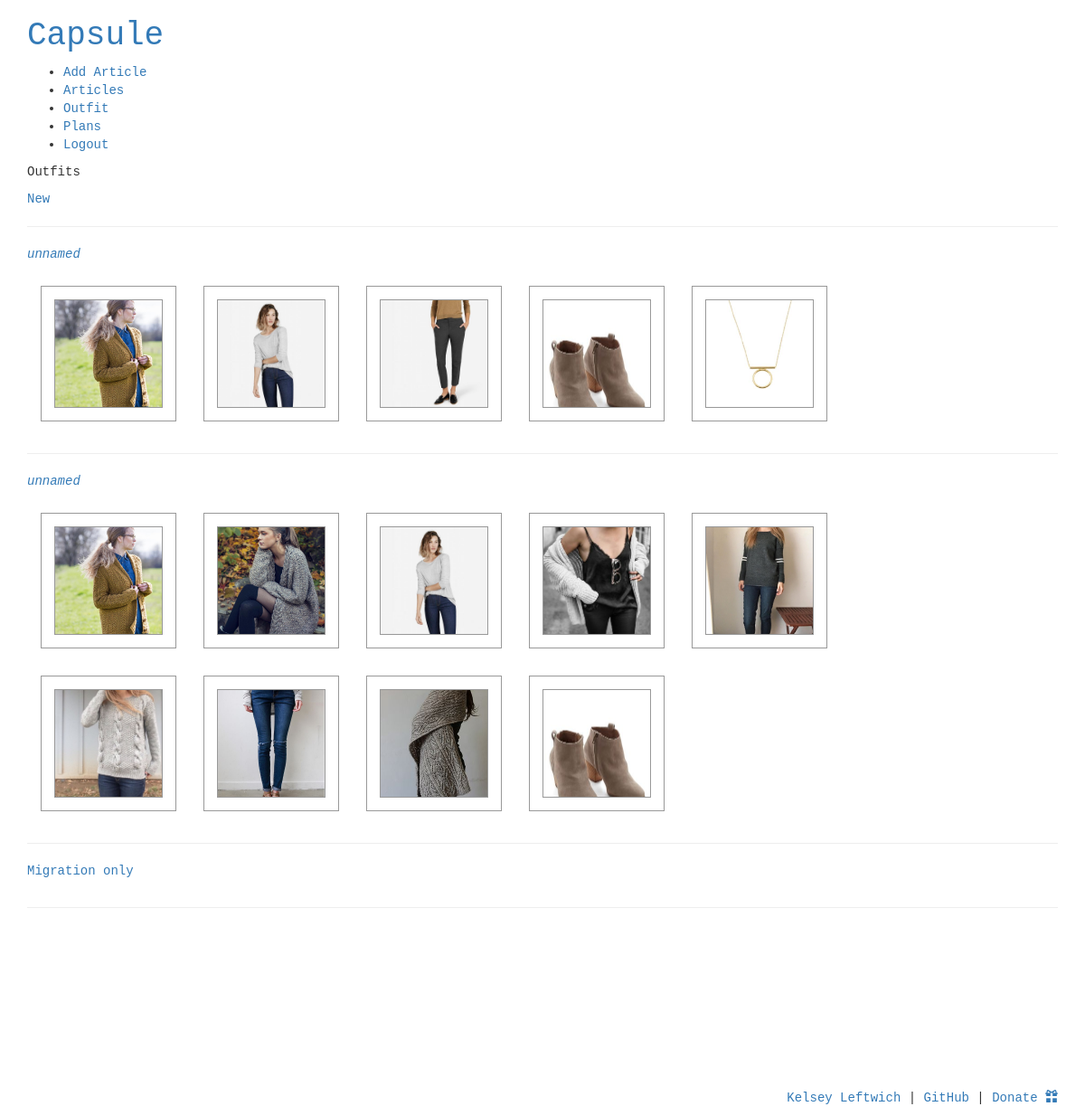
Page /outfits/ (signed in) on the earlier database version.
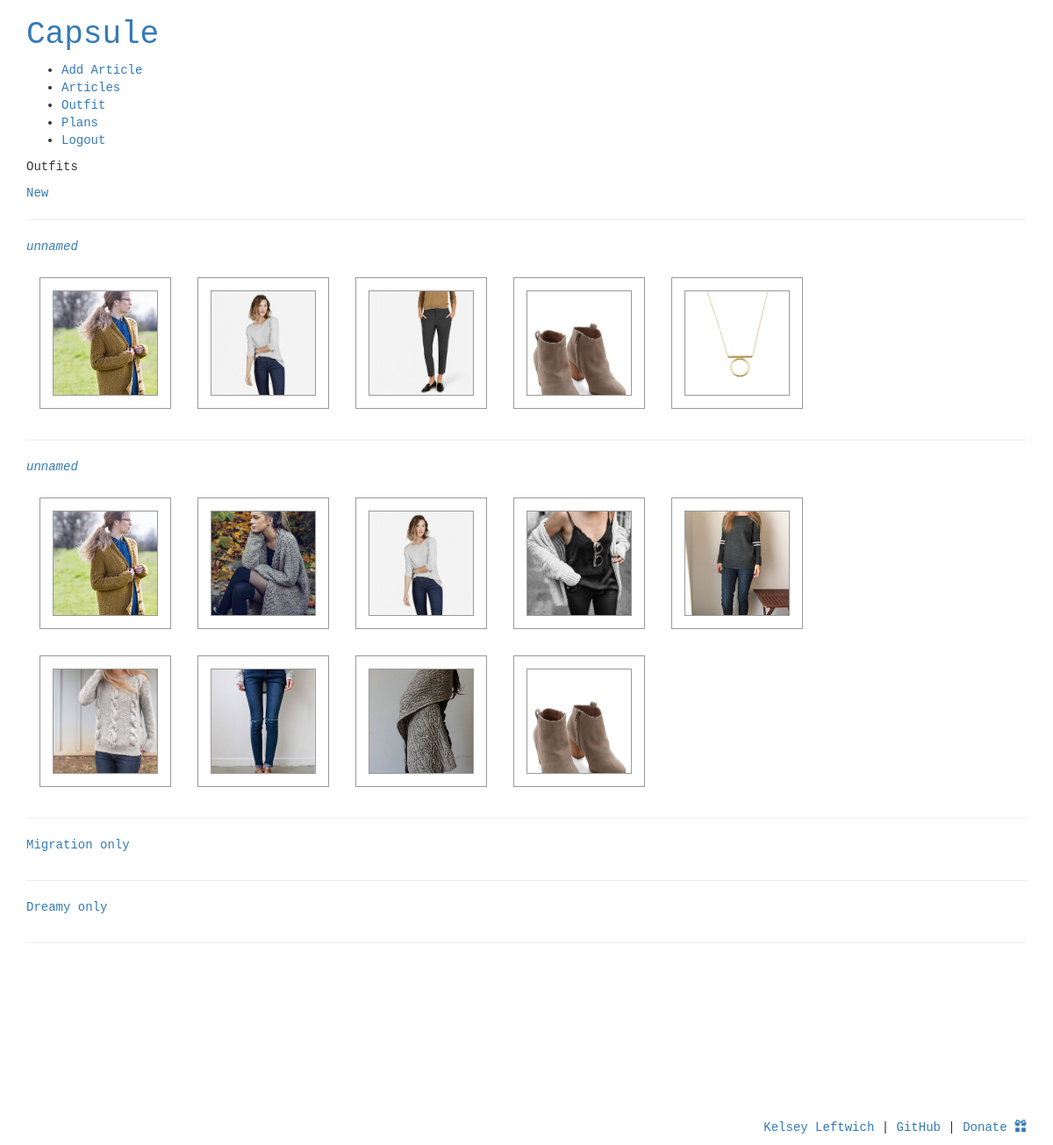
Same page on the later database version.
### grid/models.py (models this page shows, shortened)
class Outfit(models.Model):
	name=models.CharField(max_length=255, null=True, blank=True)
	user = models.ForeignKey(User, on_delete=models.CASCADE, null=False)
	articles =  models.ManyToManyField(Article)

class Article(models.Model):
	ARTICLE_TYPES = (
		('T', 'Top'),
		('B', 'Bottom'),
		('D', 'Dress'),
		('A', 'Details'),
		('O', 'Outer'),
		('S', 'Shoes'),
		)
	WEATHER_TYPES = (
		('C', 'Cool'),
		('W', 'Warm'),
		('B', 'Both'),
		)
	name = models.CharField(max_length=255)
	description = models.TextField(blank=True, null=True)
	user = models.ForeignKey(User, on_delete=models.CASCADE, null=False)
	image = models.ImageField(upload_to=get_image_path, blank=False, null=False)
	article_type = models.CharField(max_length=1, choices=ARTICLE_TYPES, null=True)
	weather_type = models.CharField(max_length=1, choices=WEATHER_TYPES, null=True)

### grid/views.py (the view)
# urls.py: url(r'^outfits/$', views.outfit, name='outfit'),
@login_required
def outfit(request):
	outfits = Outfit.objects.filter(user=request.user)
	return render(
		request,
		'outfits/outfit.html',
		{'outfits': outfits,}
		)

### grid/templates/outfits/outfit.html (shortened to what this page needs)
{% extends 'base.html' %}
{% block content %}
<p>Outfits</p>
<p><a href="{% url 'new_outfit' %}">New</a></p>
<hr>
{% for outfit in outfits %}
	<a href="{% url 'outfit_detail' outfit_id=outfit.id %}" class="">
		<div id="container" class="outfit_preview outfit_container">
			<p>
				{% if outfit.name|length == 0 %}
					<i>unnamed</i>
				{% else %}
					{{outfit.name}}
				{% endif %}
			</p>
			{% for article in outfit.articles.all %}
			<div class="photo">
				<div class="photo-image" style="background-image: url({{article.image.url}})">
				</div>
			</div>
			{% endfor %}
		</div>
	</a>
	<hr>
{% endfor %}
{% endblock content %}

Differences in the rows shown:
added Outfit: name "Dreamy only"
